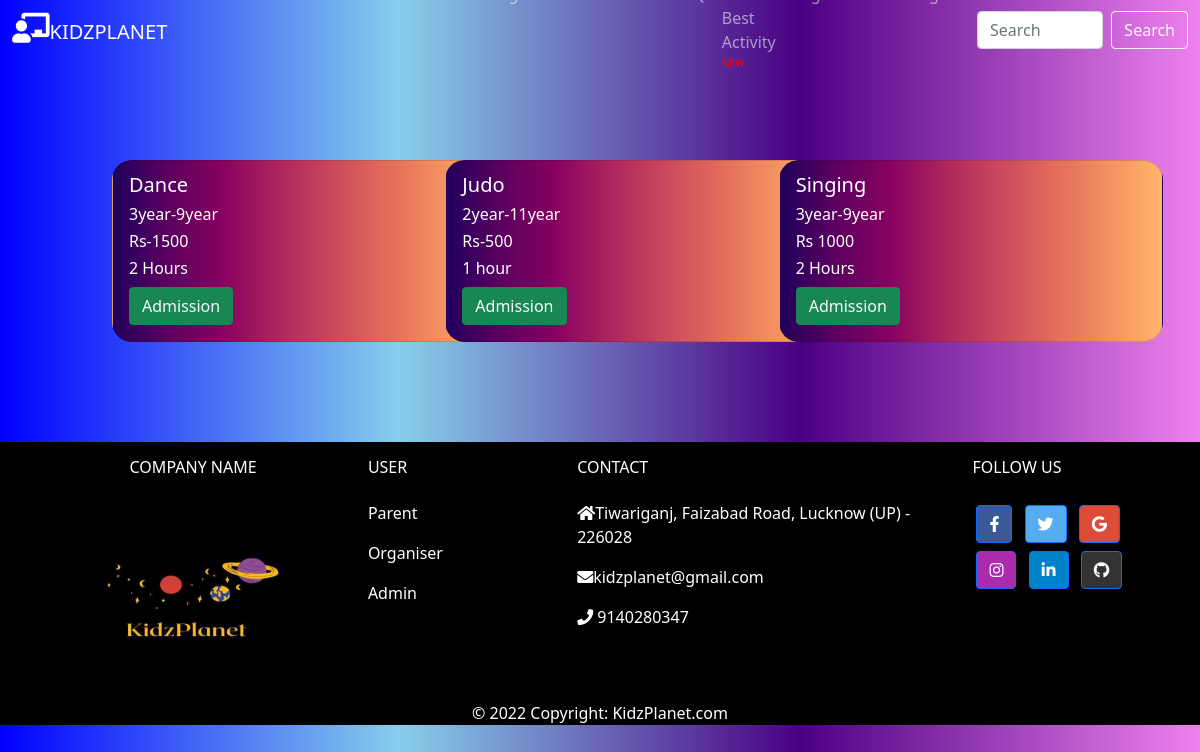
Screenshot of /show_activity/company1 with the database file from the repository.
### kidzapp/models.py (models this page shows)
class Activity_Models(models.Model):
     user_name=models.ForeignKey("Organizer",on_delete=models.DO_NOTHING)
     activity_name=models.CharField(max_length=45,null=False)
     age_group=models.CharField(max_length=45,null=False)
     fees=models.CharField(max_length=45,null=False)
     duration=models.CharField(max_length=45,null=False)

### kidzapp/views.py (the view)
# urls.py: path("show_activity/<str:username>",views.Show_Activity.as_view(),name="show_activity"),
class Show_Activity(View):
    def get(self, request,username):
             activities=Activity_Models.objects.filter(user_name=username)
             context={
                "ac": activities
                 }
             if "user_key" in request.session.keys():
                 return render(request,'kidzapp/parent/activities.html',context)
             else:
                 return render(request,'kidzapp/html/common_activities.html',context)

### kidzapp/templates/kidzapp/html/common_activities.html (shortened to what this page needs)
{% load static %}
<!doctype html>
<html lang="en">
  <head>
    <link rel="stylesheet" href="https://cdnjs.cloudflare.com/ajax/libs/font-awesome/6.0.0/css/all.min.css" />
    <link href="https://cdn.jsdelivr.net/npm/bootstrap@5.0.2/dist/css/bootstrap.min.css" rel="stylesheet">
    <link rel="stylesheet" href="https://cdnjs.cloudflare.com/ajax/libs/font-awesome/5.15.4/css/all.min.css" />
<body style='background-image: linear-gradient(to right,blue,skyblue,indigo,violet);'>
          {%include "kidzapp/html/header.html" %}
          <div class="row" style="margin:50px;padding:50px">
            {%for ob in ac %}
            <div class="col-4 ">
              <div class="card" style="width: 24rem;background: linear-gradient(90deg, #1f005c, #5b0060, #870160, #ac255e, #ca485c, #e16b5c, #f39060, #ffb56b);">
                <div class="card-body">
                <h5 class="card-subtitle mb-2">{{ob.activity_name}}</h5>
                <h6 class="card-title">{{ob.age_group}}</h6>
                <h6 class="card-text">{{ob.fees}}</h6>
                <h6 class="card-text">{{ob.duration}}</h6>
                <a  href="/enrollment_form/{{ob.id}}"type="submit" class="btn btn-success text-light" id="button1">Admission</a>
              </div>
            </div>
            </div>
            {%endfor %}
            </div>
          {%include "kidzapp/html/footer.html" %}
        </body>
      </html>

### kidzapp/templates/kidzapp/html/common_activities.html (style rules this page uses)
a { text-decoration: none; }
.card { color:white; border-radius: 20px; }

### rows the page displays
Activity_Models: activity_name "Dance", age_group "3year-9year", fees "Rs-1500", duration "2 Hours"
Activity_Models: activity_name "Judo", age_group "2year-11year", fees "Rs-500", duration "1 hour"
Activity_Models: activity_name "Singing", age_group "3year-9year", fees "Rs 1000", duration "2 Hours"
